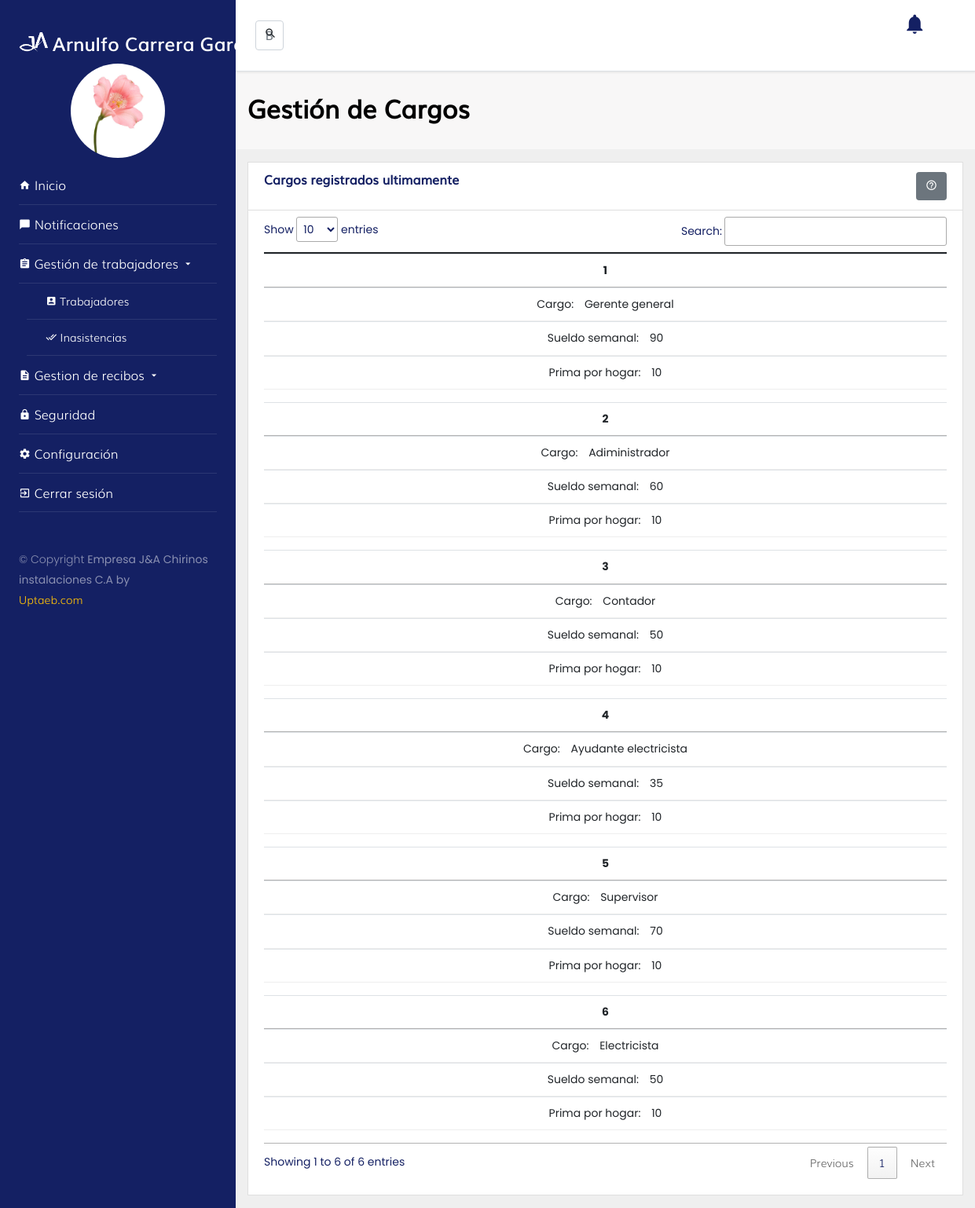
Page /?url=cargo (signed in) on the committed database.
### tables this page shows
CREATE TABLE `cargo` (
  `id_cargo` int(11) NOT NULL,
  `nombre_cargo` varchar(30) DEFAULT NULL,
  `sueldo_semanal` varchar(20) DEFAULT NULL,
  `prima_por_hogar` varchar(20) DEFAULT NULL,
  `status` int(11) DEFAULT NULL
);

### content/controllers/cargoController.php (called while the page is built, shortened)
<?php
$cargo = new Cargo();
$views = _VIEWS_.$url."/".$url.".php";
$consultaCargos = $cargo -> consultarCargos();
require_once $views;
?>

### index.php (called while the page is built, shortened)
<?php
    $IndexSystem = new frontController($_REQUEST);
?>

### content/models/cargo.php (called while the page is built, shortened)
<?php
  class Cargo extends Conexion {
      public function consultarCargos(){
           $strSql = 'SELECT * FROM cargo WHERE status = 1 ORDER BY id_cargo desc ';
            try {
              $strExec = Conexion::prepare($strSql);
              $strExec->execute();
              $respuestaArreglo = $strExec->fetchAll(PDO::FETCH_ASSOC);
              return $respuestaArreglo;
            } catch (PDOException $e) {
              $errorReturn += ['info' => "error sql:{$e}"];
              return $errorReturn;
            }
      }
    }
?>

### content/views/cargo/cargo.php (shortened to what this page needs)
<!doctype html>
  <html lang="en">
  <head>
  </head>
  <body class="bg-grey">
  <div class="d-flex">
    <div class="w-100">
      <section class="py-3" style="background-color: #F8F7F7;">
          <div class="container">
            <div class="row">
              <div class="col-lg-12 d-flex">
                <h2 class="font-weight-bold w-100 align-self-center" style="width: 100%;">Gestión de Cargos</h2>
              </div>
            </div>
          </div>
        </section>
        <section class="bg-grey" >
          <div class="container">
            <div class="row">
              <div class="col-lg-12 my-3">
                <div class="card rounded-0">
                  <div class="card-header bg-light">
                          <div class="row">
                              <div class="col-lg-8">
                                <h6  class="font-weight-bold mb-0">Cargos registrados ultimamente</h6>
                              </div>
                              <div class="col-lg-4">
                                    <div class="float-right">
                                    <button type="button" class="btn btn-secondary pull-right" data-bs-toggle="modal" data-bs-target="#ayuda" data-whatever="@mdo"><i class="icon-help_outline" style="font-size: 15px"></i></button>
                                    </div>
                              </div>
                          </div>
                  </div>
                  <div class="card-body pt-2">
                       <table class="table table-hover" id="tableID">
                              <thead>
                              </thead>
                              <tbody>
                               <?php $n=1; foreach ($consultaCargos as $datos) { ?>
                                <tr align="center">
                                  <th scope="row"><?php echo $n++;?></th>
                                  <td><?php echo $datos['nombre_cargo']; ?></td>
                                  <td><?php echo $datos['sueldo_semanal']; ?></td>
                                  <td><?php echo $datos['prima_por_hogar']; ?></td>
                                </tr>
                              <?php } ?>
                            </tbody>
                            </table>
                  </div>
                </div>
              </div>
            </div>
          </div>
        </section>
        </div>
    </div>
</body>
</html>

### assets/css/style.css (style rules this page uses)
:root { --primary: #142063; --secundary: #0a1138; --terc: #1f3ce4; --light: #ffffff; --grey: #efefef; }
html { height: 100%; }
body { min-height: 100%; }
body { overflow: auto!important; font-weight: 300; color: var(--primary); }
.bg-light { background-color: var(--light)!important; }
.btn { border: 0; }
.bg-grey { background-color: var(--grey)!important; }
.font-weight-bold { font-weight: bold; font-family: 'Muli1'; }

### assets/css/modulos/responsiveCargo.php (style rules this page uses)
@media only screen 
    and (max-width: 760px), (min-device-width: 768px) 
    and (max-device-width: 1024px) { table, thead, tbody, th, td, tr { display: block; } }
@media only screen 
    and (max-width: 760px), (min-device-width: 768px) 
    and (max-device-width: 1024px) { tr { margin: 0 0 1rem 0; } }
@media only screen 
    and (max-width: 760px), (min-device-width: 768px) 
    and (max-device-width: 1024px) { tr:nth-child(odd) { background: #ccc; } }
@media only screen 
    and (max-width: 760px), (min-device-width: 768px) 
    and (max-device-width: 1024px) { td { border: none; border-bottom: 1px solid #eee; position: relative; padding-left: 50%; } }
@media only screen 
    and (max-width: 760px), (min-device-width: 768px) 
    and (max-device-width: 1024px) { td:before { position: right; top: 0; left: 6px; width: 45%; padding-right: 10px; white-space: nowrap; } }
@media only screen 
    and (max-width: 760px), (min-device-width: 768px) 
    and (max-device-width: 1024px) { td:nth-of-type(1):before { content: "Cargo: "; } }
@media only screen 
    and (max-width: 760px), (min-device-width: 768px) 
    and (max-device-width: 1024px) { td:nth-of-type(2):before { content: "Sueldo semanal: "; } }
@media only screen 
    and (max-width: 760px), (min-device-width: 768px) 
    and (max-device-width: 1024px) { td:nth-of-type(3):before { content: "Prima por hogar: "; } }

### rows in the picture
cargo: nombre_cargo "Gerente general", sueldo_semanal "90", prima_por_hogar "10"
cargo: nombre_cargo "Adiministrador", sueldo_semanal "60", prima_por_hogar "10"
cargo: nombre_cargo "Contador", sueldo_semanal "50", prima_por_hogar "10"
cargo: nombre_cargo "Ayudante electricista", sueldo_semanal "35", prima_por_hogar "10"
cargo: nombre_cargo "Supervisor", sueldo_semanal "70", prima_por_hogar "10"
cargo: nombre_cargo "Electricista", sueldo_semanal "50", prima_por_hogar "10"

### other values in the picture
$_SESSION['nombre'] "Arnulfo"
$_SESSION['apellido'] "Carrera Garcia"
